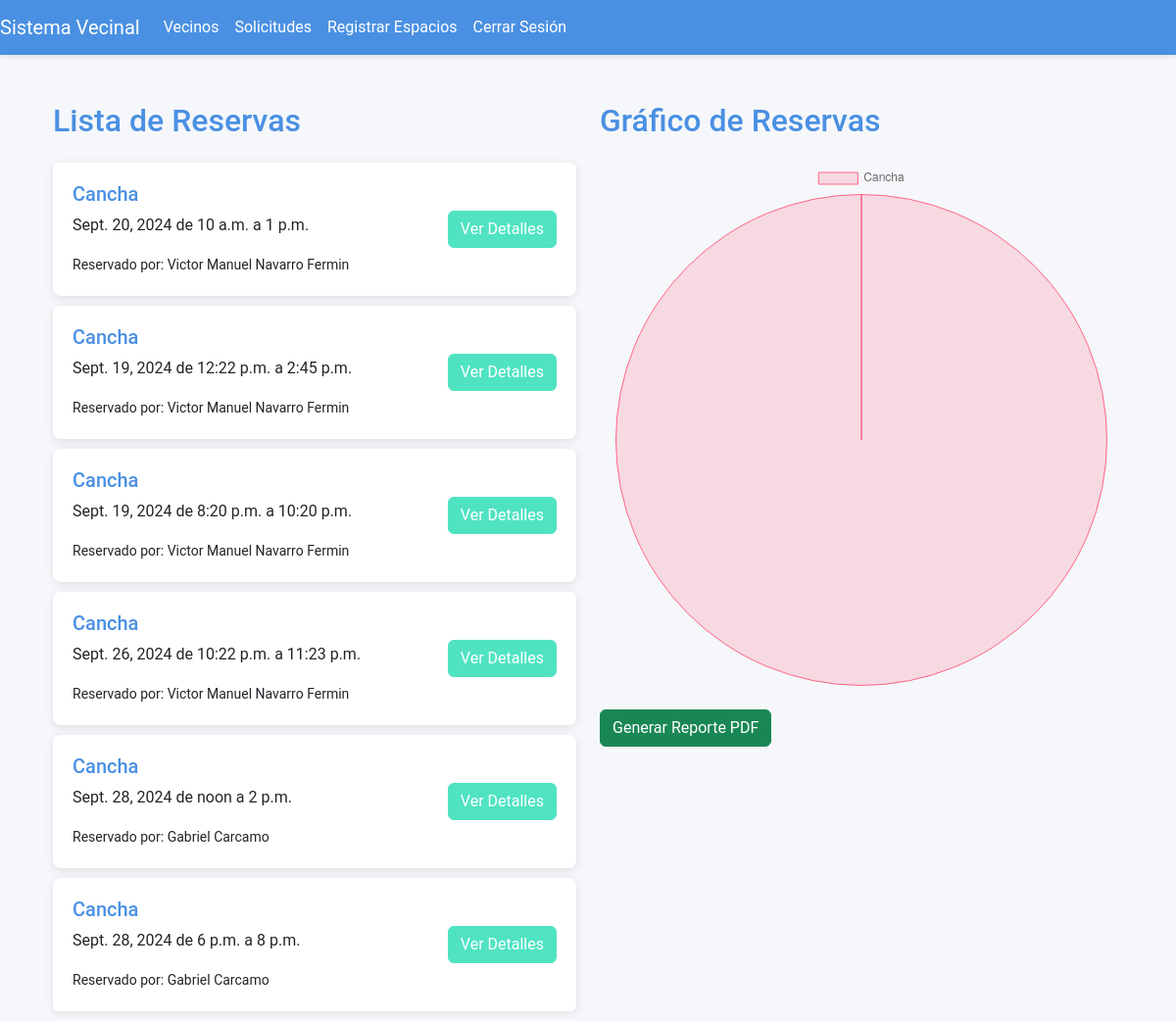
The page /reservas/ (signed in) on the database as committed earlier.
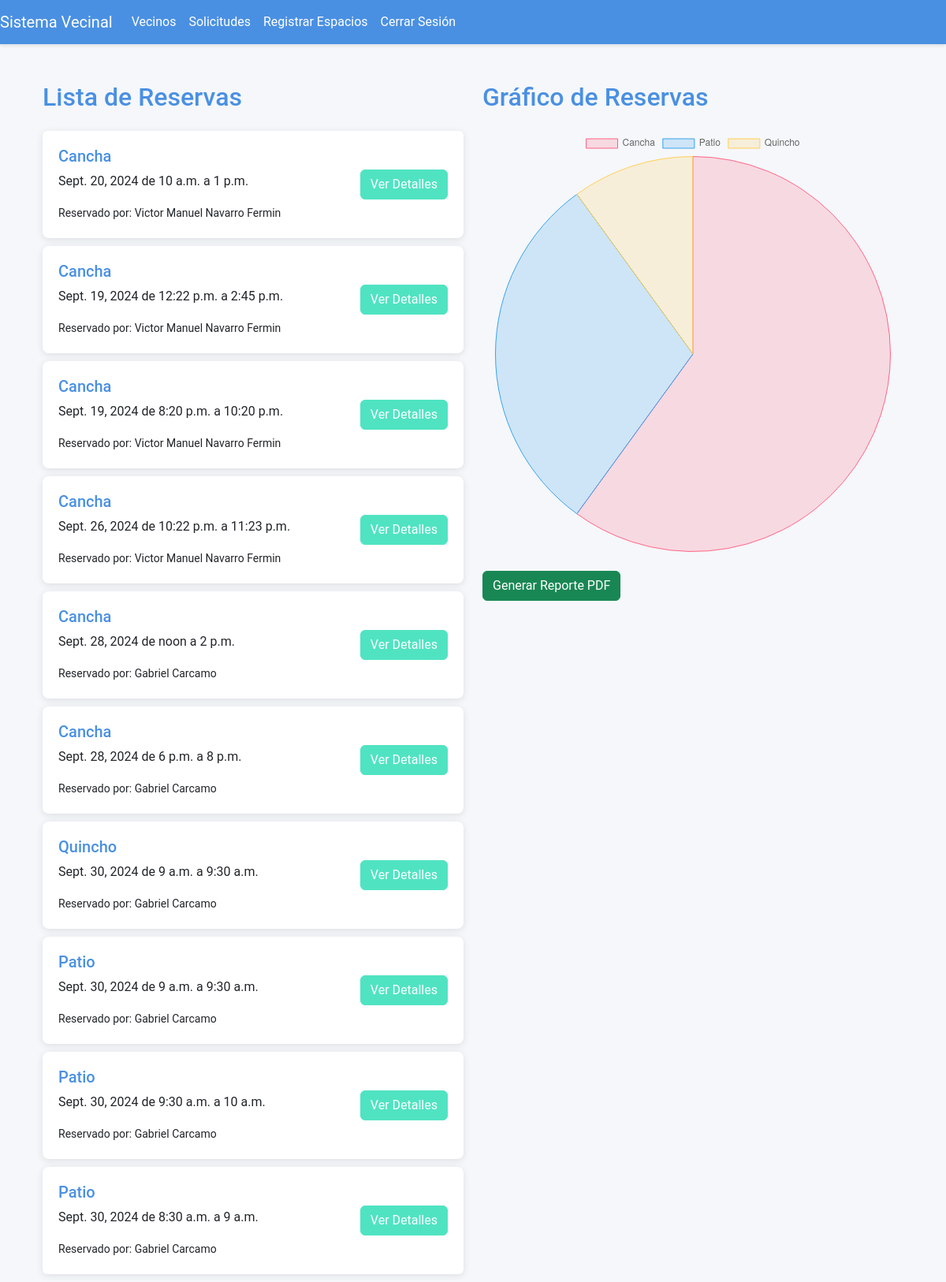
The same page on the database as committed later.
### junta_vecinos/models.py (models this page shows, shortened)
class Reserva(models.Model):
    usuario = models.ForeignKey(User, on_delete=models.CASCADE)
    espacio = models.ForeignKey(Espacio, on_delete=models.CASCADE)
    fecha = models.DateField()
    hora_inicio = models.TimeField()
    hora_fin = models.TimeField()

class Espacio(models.Model):
    nombre = models.CharField(max_length=100)
    descripcion = models.TextField()
    capacidad = models.IntegerField()
    foto = models.ImageField(upload_to='espacios/', null=True, blank=True)
    ubicacion = models.CharField(max_length=200, default='Ubicación no disponible')

### junta_vecinos/views.py (the view)
# urls.py: path('reservas/', views.lista_reservas, name='lista_reservas'),
@user_passes_test(is_admin)
@login_required
def lista_reservas(request):
    reservas = Reserva.objects.all()
    reservas_por_espacio = Reserva.objects.values('espacio__nombre').annotate(total=Count('id')).order_by('espacio__nombre')
    espacios = [reserva['espacio__nombre'] for reserva in reservas_por_espacio]
    totales = [reserva['total'] for reserva in reservas_por_espacio]
    return render(request, 'junta_vecinos/lista_reservas.html', {
        'reservas': reservas,
        'espacios': espacios,
        'totales': totales
    })

### junta_vecinos/views.py (called while the page is built)
def is_admin(user):
    return user.is_superuser  # Solo permite el acceso si el usuario es un superusuario (admin)

### junta_vecinos/templates/junta_vecinos/lista_reservas.html (shortened to what this page needs)
{% extends 'junta_vecinos/base.html' %}
{% block content %}
<div class="container mt-5">
    <div class="row">
        <div class="col-md-6">
            <h2 class="mb-4">Lista de Reservas</h2>
            <ul class="list-group">
                {% for reserva in reservas %}
                <li class="list-group-item d-flex justify-content-between align-items-center">
                    <div>
                        <h5>{{ reserva.espacio.nombre }}</h5>
                        <p>{{ reserva.fecha }} de {{ reserva.hora_inicio }} a {{ reserva.hora_fin }}</p>
                        <small>Reservado por: {{ reserva.usuario.first_name }} {{ reserva.usuario.last_name }}</small>
                    </div>
                    <a href="#" class="btn btn-primary">Ver Detalles</a>
                </li>
                {% endfor %}
            </ul>
        </div>
        <div class="col-md-6">
            <h2 class="mb-4">Gráfico de Reservas</h2>
            <canvas id="reservasChart"></canvas>
            <button class="btn btn-success mt-4" onclick="window.location.href='{% url 'generar_reporte_pdf' %}'">Generar Reporte PDF</button>
        </div>
    </div>
</div>
<script>
    // Obtener los datos del backend
    var espacios = {{ espacios|safe }};
    var totales = {{ totales|safe }};
    // Configurar y crear el gráfico de torta
    var ctx = document.getElementById('reservasChart').getContext('2d');
    var reservasChart = new Chart(ctx, {
        type: 'pie',  // Cambiar el tipo de gráfico a 'pie' para gráfico de torta
        data: {
            labels: espacios,  // Los nombres de los espacios
            datasets: [{
                label: 'Reservas por Espacio',
                data: totales,  // Cantidad de reservas por cada espacio
                backgroundColor: [
                    'rgba(255, 99, 132, 0.2)',
                    'rgba(54, 162, 235, 0.2)',
                    'rgba(255, 206, 86, 0.2)',
                    'rgba(75, 192, 192, 0.2)',
                    'rgba(153, 102, 255, 0.2)',
                    'rgba(255, 159, 64, 0.2)'
                ],
                borderColor: [
                    'rgba(255, 99, 132, 1)',
                    'rgba(54, 162, 235, 1)',
                    'rgba(255, 206, 86, 1)',
                    'rgba(75, 192, 192, 1)',
                    'rgba(153, 102, 255, 1)',
                    'rgba(255, 159, 64, 1)'
                ],
                borderWidth: 1
            }]
        },
        options: {
            responsive: true,
            plugins: {
                legend: {
                    position: 'top',
                },
                tooltip: {
                    callbacks: {
                        label: function(tooltipItem) {
                            return espacios[tooltipItem.dataIndex] + ': ' + totales[tooltipItem.dataIndex] + ' reservas';
                        }
                    }
                }
            }
        }
    });
    // Función para generar un reporte (puedes implementar la lógica en el backend)
    function generarReporte() {
        alert('Generar reporte aún no implementado.');
    }
</script>
{% endblock %}

### junta_vecinos/templates/junta_vecinos/base.html (shortened to what this page needs)
{% load static %}
<!DOCTYPE html>
<html lang="es">
<head>
    <link href="https://cdn.jsdelivr.net/npm/bootstrap@5.3.3/dist/css/bootstrap.min.css" rel="stylesheet">
    <link href="{% static 'css/styles.css' %}" rel="stylesheet">
     <link href='https://cdn.jsdelivr.net/npm/fullcalendar@6.1.8/index.global.min.css' rel='stylesheet' />
</head>
<body>
    <nav class="navbar navbar-expand-lg navbar-light bg-light">
        <a class="navbar-brand" href="{% url 'bienvenida' %}">Sistema Vecinal</a>
        <div class="collapse navbar-collapse" id="navbarNav">
            <ul class="navbar-nav ml-auto">
                {% if user.is_authenticated and user.is_superuser %}
                <li class="nav-item">
                    <a class="nav-link" href="{% url 'lista_vecinos' %}">Vecinos</a>
                </li>
                <li class="nav-item">
                    <a class="nav-link" href="{% url 'gestionar_solicitudes' %}">Solicitudes</a>
                </li>
                <li class="nav-item">
                    <a class="nav-link" href="{% url 'registrar_espacio' %}">Registrar Espacios</a>
                </li>
                {% endif %}
                {% if user.is_authenticated %}
                <li class="nav-item">
                    <a class="nav-link" href="{% url 'logout' %}">Cerrar Sesión</a>
                </li>
                {% else %}
                <li class="nav-item">
                    <a class="nav-link" href="{% url 'login' %}">Iniciar Sesión</a>
                </li>
                {% endif %}
            </ul>
        </div>
    </nav>
    <div class="container mt-4">
        {% block content %}
        {% endblock %}
    </div>
</body>
</html>

### junta_vecinos/static/css/styles.css (style rules this page uses)
:root { --primary-color: #4a90e2; --secondary-color: #50e3c2; --accent-color: #f39c12; --background-color: #f5f7fa; --text-color: #333333; }
body { font-family: 'Roboto', sans-serif; background-color: var(--background-color); color: var(--text-color); }
.navbar { background-color: var(--primary-color) !important; box-shadow: 0 2px 4px rgba(0,0,0,0.1); }
.navbar-brand, .nav-link { color: white !important; transition: all 0.3s ease; }
.btn-primary { background-color: var(--secondary-color); border-color: var(--secondary-color); transition: all 0.3s ease; }
h1, h2, h3, h4, h5, h6 { color: var(--primary-color); }
.list-group-item { border: none; margin-bottom: 10px; padding: 20px; background-color: #ffffff; border-radius: 8px; box-shadow: 0 2px 10px rgba(0, 0, 0, 0.1); }

Rows that differ between the two databases and show on the page:
added Reserva: espacio.nombre "Quincho", fecha "Sept. 30, 2024", hora_inicio "9 a.m.", hora_fin "9:30 a.m.", usuario.first_name "Gabriel", usuario.last_name "Carcamo"
added Reserva: espacio.nombre "Patio", fecha "Sept. 30, 2024", hora_inicio "9 a.m.", hora_fin "9:30 a.m.", usuario.first_name "Gabriel", usuario.last_name "Carcamo"
added Reserva: espacio.nombre "Patio", fecha "Sept. 30, 2024", hora_inicio "9:30 a.m.", hora_fin "10 a.m.", usuario.first_name "Gabriel", usuario.last_name "Carcamo"
added Reserva: espacio.nombre "Patio", fecha "Sept. 30, 2024", hora_inicio "8:30 a.m.", hora_fin "9 a.m.", usuario.first_name "Gabriel", usuario.last_name "Carcamo"
Other text that changed with them:
chart data {{ espacios|safe }}: ['Cancha'] → ['Cancha', 'Patio', 'Quincho']
chart data {{ totales|safe }}: [6] → [6, 3, 1]
